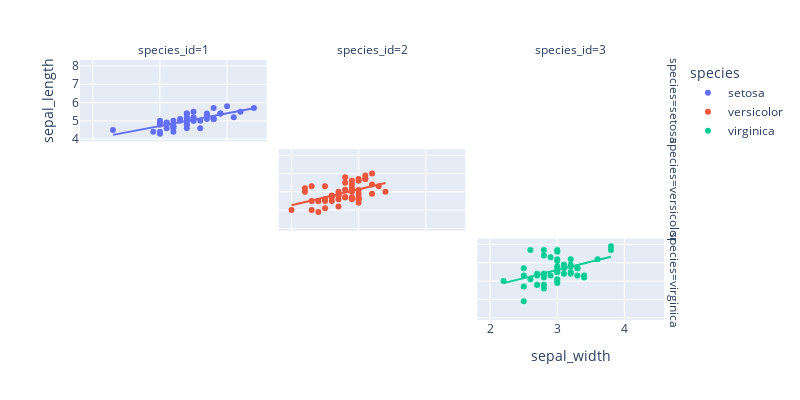

This figure's notebook cell:
### Code cell
# Create one subgraph for each category and set the dislay order
fig = px.scatter(df, x = "sepal_width", y = "sepal_length", color = "species", trendline = "ols", marginal_x = "violin", marginal_y = "box", facet_row = "species", facet_col = "species_id", width=800, height=400)
fig.show()

### Figure 1 — Plotly figure (JSON) as saved in the notebook; plotly's stock layout.template omitted (floating-point values rounded to 4 significant figures)
{"data": [{"hovertemplate": "species=setosa<br>species_id=1<br>sepal_width=%{x}<br>sepal_length=%{y}<extra></extra>", "legendgroup": "setosa", "marker": {"color": "#636efa", "symbol": "circle"}, "mode": "markers", "name": "setosa", "orientation": "v", "showlegend": true, "type": "scatter", "x": [3.5, 3, 3.2, 3.1, 3.6, 3.9, 3.4, 3.4, 2.9, 3.1, 3.7, 3.4, 3, 3, 4, 4.4, 3.9, 3.5, 3.8, 3.8, 3.4, 3.7, 3.6, 3.3, 3.4, 3, 3.4, 3.5, 3.4, 3.2, 3.1, 3.4, 4.1, 4.2, 3.1, 3.2, 3.5, 3.1, 3, 3.4, 3.5, 2.3, 3.2, 3.5, 3.8, 3, 3.8, 3.2, 3.7, 3.3], "xaxis": "x7", "y": [5.1, 4.9, 4.7, 4.6, 5, 5.4, 4.6, 5, 4.4, 4.9, 5.4, 4.8, 4.8, 4.3, 5.8, 5.7, 5.4, 5.1, 5.7, 5.1, 5.4, 5.1, 4.6, 5.1, 4.8, 5, 5, 5.2, 5.2, 4.7, 4.8, 5.4, 5.2, 5.5, 4.9, 5, 5.5, 4.9, 4.4, 5.1, 5, 4.5, 4.4, 5, 5.1, 4.8, 5.1, 4.6, 5.3, 5], "yaxis": "y7"}, {"hovertemplate": "<b>OLS trendline</b><br>sepal_length = 0.690854 * sepal_width + 2.64466<br>R<sup>2</sup>=0.557681<br><br>species=setosa<br>species_id=1<br>sepal_width=%{x}<br>sepal_length=%{y} <b>(trend)</b><extra></extra>", "legendgroup": "setosa", "marker": {"color": "#636efa", "symbol": "circle"}, "mode": "lines", "name": "setosa", "showlegend": false, "type": "scatter", "x": [2.3, 2.9, 3, 3, 3, 3, 3, 3, 3.1, 3.1, 3.1, 3.1, 3.1, 3.2, 3.2, 3.2, 3.2, 3.2, 3.3, 3.3, 3.4, 3.4, 3.4, 3.4, 3.4, 3.4, 3.4, 3.4, 3.4, 3.5, 3.5, 3.5, 3.5, 3.5, 3.5, 3.6, 3.6, 3.7, 3.7, 3.7, 3.8, 3.8, 3.8, 3.8, 3.9, 3.9, 4, 4.1, 4.2, 4.4], "xaxis": "x7", "y": [4.234, 4.648, 4.717, 4.717, 4.717, 4.717, 4.717, 4.717, 4.786, 4.786, 4.786, 4.786, 4.786, 4.855, 4.855, 4.855, 4.855, 4.855, 4.924, 4.924, 4.994, 4.994, 4.994, 4.994, 4.994, 4.994, 4.994, 4.994, 4.994, 5.063, 5.063, 5.063, 5.063, 5.063, 5.063, 5.132, 5.132, 5.201, 5.201, 5.201, 5.27, 5.27, 5.27, 5.27, 5.339, 5.339, 5.408, 5.477, 5.546, 5.684], "yaxis": "y7"}, {"hovertemplate": "species=versicolor<br>species_id=2<br>sepal_width=%{x}<br>sepal_length=%{y}<extra></extra>", "legendgroup": "versicolor", "marker": {"color": "#EF553B", "symbol": "circle"}, "mode": "markers", "name": "versicolor", "orientation": "v", "showlegend": true, "type": "scatter", "x": [3.2, 3.2, 3.1, 2.3, 2.8, 2.8, 3.3, 2.4, 2.9, 2.7, 2, 3, 2.2, 2.9, 2.9, 3.1, 3, 2.7, 2.2, 2.5, 3.2, 2.8, 2.5, 2.8, 2.9, 3, 2.8, 3, 2.9, 2.6, 2.4, 2.4, 2.7, 2.7, 3, 3.4, 3.1, 2.3, 3, 2.5, 2.6, 3, 2.6, 2.3, 2.7, 3, 2.9, 2.9, 2.5, 2.8], "xaxis": "x5", "y": [7, 6.4, 6.9, 5.5, 6.5, 5.7, 6.3, 4.9, 6.6, 5.2, 5, 5.9, 6, 6.1, 5.6, 6.7, 5.6, 5.8, 6.2, 5.6, 5.9, 6.1, 6.3, 6.1, 6.4, 6.6, 6.8, 6.7, 6, 5.7, 5.5, 5.5, 5.8, 6, 5.4, 6, 6.7, 6.3, 5.6, 5.5, 5.5, 6.1, 5.8, 5, 5.6, 5.7, 5.7, 6.2, 5.1, 5.7], "yaxis": "y5"}, {"hovertemplate": "<b>OLS trendline</b><br>sepal_length = 0.865078 * sepal_width + 3.53973<br>R<sup>2</sup>=0.276582<br><br>species=versicolor<br>species_id=2<br>sepal_width=%{x}<br>sepal_length=%{y} <b>(trend)</b><extra></extra>", "legendgroup": "versicolor", "marker": {"color": "#EF553B", "symbol": "circle"}, "mode": "lines", "name": "versicolor", "showlegend": false, "type": "scatter", "x": [2, 2.2, 2.2, 2.3, 2.3, 2.3, 2.4, 2.4, 2.4, 2.5, 2.5, 2.5, 2.5, 2.6, 2.6, 2.6, 2.7, 2.7, 2.7, 2.7, 2.7, 2.8, 2.8, 2.8, 2.8, 2.8, 2.8, 2.9, 2.9, 2.9, 2.9, 2.9, 2.9, 2.9, 3, 3, 3, 3, 3, 3, 3, 3, 3.1, 3.1, 3.1, 3.2, 3.2, 3.2, 3.3, 3.4], "xaxis": "x5", "y": [5.27, 5.443, 5.443, 5.529, 5.529, 5.529, 5.616, 5.616, 5.616, 5.702, 5.702, 5.702, 5.702, 5.789, 5.789, 5.789, 5.875, 5.875, 5.875, 5.875, 5.875, 5.962, 5.962, 5.962, 5.962, 5.962, 5.962, 6.048, 6.048, 6.048, 6.048, 6.048, 6.048, 6.048, 6.135, 6.135, 6.135, 6.135, 6.135, 6.135, 6.135, 6.135, 6.221, 6.221, 6.221, 6.308, 6.308, 6.308, 6.394, 6.481], "yaxis": "y5"}, {"hovertemplate": "species=virginica<br>species_id=3<br>sepal_width=%{x}<br>sepal_length=%{y}<extra></extra>", "legendgroup": "virginica", "marker": {"color": "#00cc96", "symbol": "circle"}, "mode": "markers", "name": "virginica", "orientation": "v", "showlegend": true, "type": "scatter", "x": [3.3, 2.7, 3, 2.9, 3, 3, 2.5, 2.9, 2.5, 3.6, 3.2, 2.7, 3, 2.5, 2.8, 3.2, 3, 3.8, 2.6, 2.2, 3.2, 2.8, 2.8, 2.7, 3.3, 3.2, 2.8, 3, 2.8, 3, 2.8, 3.8, 2.8, 2.8, 2.6, 3, 3.4, 3.1, 3, 3.1, 3.1, 3.1, 2.7, 3.2, 3.3, 3, 2.5, 3, 3.4, 3], "xaxis": "x3", "y": [6.3, 5.8, 7.1, 6.3, 6.5, 7.6, 4.9, 7.3, 6.7, 7.2, 6.5, 6.4, 6.8, 5.7, 5.8, 6.4, 6.5, 7.7, 7.7, 6, 6.9, 5.6, 7.7, 6.3, 6.7, 7.2, 6.2, 6.1, 6.4, 7.2, 7.4, 7.9, 6.4, 6.3, 6.1, 7.7, 6.3, 6.4, 6, 6.9, 6.7, 6.9, 5.8, 6.8, 6.7, 6.7, 6.3, 6.5, 6.2, 5.9], "yaxis": "y3"}, {"hovertemplate": "<b>OLS trendline</b><br>sepal_length = 0.901534 * sepal_width + 3.90684<br>R<sup>2</sup>=0.209057<br><br>species=virginica<br>species_id=3<br>sepal_width=%{x}<br>sepal_length=%{y} <b>(trend)</b><extra></extra>", "legendgroup": "virginica", "marker": {"color": "#00cc96", "symbol": "circle"}, "mode": "lines", "name": "virginica", "showlegend": false, "type": "scatter", "x": [2.2, 2.5, 2.5, 2.5, 2.5, 2.6, 2.6, 2.7, 2.7, 2.7, 2.7, 2.8, 2.8, 2.8, 2.8, 2.8, 2.8, 2.8, 2.8, 2.9, 2.9, 3, 3, 3, 3, 3, 3, 3, 3, 3, 3, 3, 3, 3.1, 3.1, 3.1, 3.1, 3.2, 3.2, 3.2, 3.2, 3.2, 3.3, 3.3, 3.3, 3.4, 3.4, 3.6, 3.8, 3.8], "xaxis": "x3", "y": [5.89, 6.161, 6.161, 6.161, 6.161, 6.251, 6.251, 6.341, 6.341, 6.341, 6.341, 6.431, 6.431, 6.431, 6.431, 6.431, 6.431, 6.431, 6.431, 6.521, 6.521, 6.611, 6.611, 6.611, 6.611, 6.611, 6.611, 6.611, 6.611, 6.611, 6.611, 6.611, 6.611, 6.702, 6.702, 6.702, 6.702, 6.792, 6.792, 6.792, 6.792, 6.792, 6.882, 6.882, 6.882, 6.972, 6.972, 7.152, 7.333, 7.333], "yaxis": "y3"}], "layout": {"annotations": [{"font": {}, "showarrow": false, "text": "species_id=1", "x": 0.1567, "xanchor": "center", "xref": "paper", "y": 1.0, "yanchor": "bottom", "yref": "paper"}, {"font": {}, "showarrow": false, "text": "species_id=2", "x": 0.49, "xanchor": "center", "xref": "paper", "y": 1.0, "yanchor": "bottom", "yref": "paper"}, {"font": {}, "showarrow": false, "text": "species_id=3", "x": 0.8233, "xanchor": "center", "xref": "paper", "y": 1.0, "yanchor": "bottom", "yref": "paper"}, {"font": {}, "showarrow": false, "text": "species=virginica", "textangle": 90, "x": 0.98, "xanchor": "left", "xref": "paper", "y": 0.1567, "yanchor": "middle", "yref": "paper"}, {"font": {}, "showarrow": false, "text": "species=versicolor", "textangle": 90, "x": 0.98, "xanchor": "left", "xref": "paper", "y": 0.5, "yanchor": "middle", "yref": "paper"}, {"font": {}, "showarrow": false, "text": "species=setosa", "textangle": 90, "x": 0.98, "xanchor": "left", "xref": "paper", "y": 0.8433, "yanchor": "middle", "yref": "paper"}], "height": 400, "legend": {"title": {"text": "species"}, "tracegroupgap": 0}, "margin": {"t": 60}, "width": 800, "xaxis": {"anchor": "y", "domain": [0, 0.3133], "title": {"text": "sepal_width"}}, "xaxis2": {"anchor": "y2", "domain": [0.3333, 0.6467], "matches": "x", "title": {"text": "sepal_width"}}, "xaxis3": {"anchor": "y3", "domain": [0.6667, 0.98], "matches": "x", "title": {"text": "sepal_width"}}, "xaxis4": {"anchor": "y4", "domain": [0, 0.3133], "matches": "x", "showticklabels": false}, "xaxis5": {"anchor": "y5", "domain": [0.3333, 0.6467], "matches": "x", "showticklabels": false}, "xaxis6": {"anchor": "y6", "domain": [0.6667, 0.98], "matches": "x", "showticklabels": false}, "xaxis7": {"anchor": "y7", "domain": [0, 0.3133], "matches": "x", "showticklabels": false}, "xaxis8": {"anchor": "y8", "domain": [0.3333, 0.6467], "matches": "x", "showticklabels": false}, "xaxis9": {"anchor": "y9", "domain": [0.6667, 0.98], "matches": "x", "showticklabels": false}, "yaxis": {"anchor": "x", "domain": [0, 0.3133], "title": {"text": "sepal_length"}}, "yaxis2": {"anchor": "x2", "domain": [0, 0.3133], "matches": "y", "showticklabels": false}, "yaxis3": {"anchor": "x3", "domain": [0, 0.3133], "matches": "y", "showticklabels": false}, "yaxis4": {"anchor": "x4", "domain": [0.3433, 0.6567], "matches": "y", "title": {"text": "sepal_length"}}, "yaxis5": {"anchor": "x5", "domain": [0.3433, 0.6567], "matches": "y", "showticklabels": false}, "yaxis6": {"anchor": "x6", "domain": [0.3433, 0.6567], "matches": "y", "showticklabels": false}, "yaxis7": {"anchor": "x7", "domain": [0.6867, 1.0], "matches": "y", "title": {"text": "sepal_length"}}, "yaxis8": {"anchor": "x8", "domain": [0.6867, 1.0], "matches": "y", "showticklabels": false}, "yaxis9": {"anchor": "x9", "domain": [0.6867, 1.0], "matches": "y", "showticklabels": false}}}
